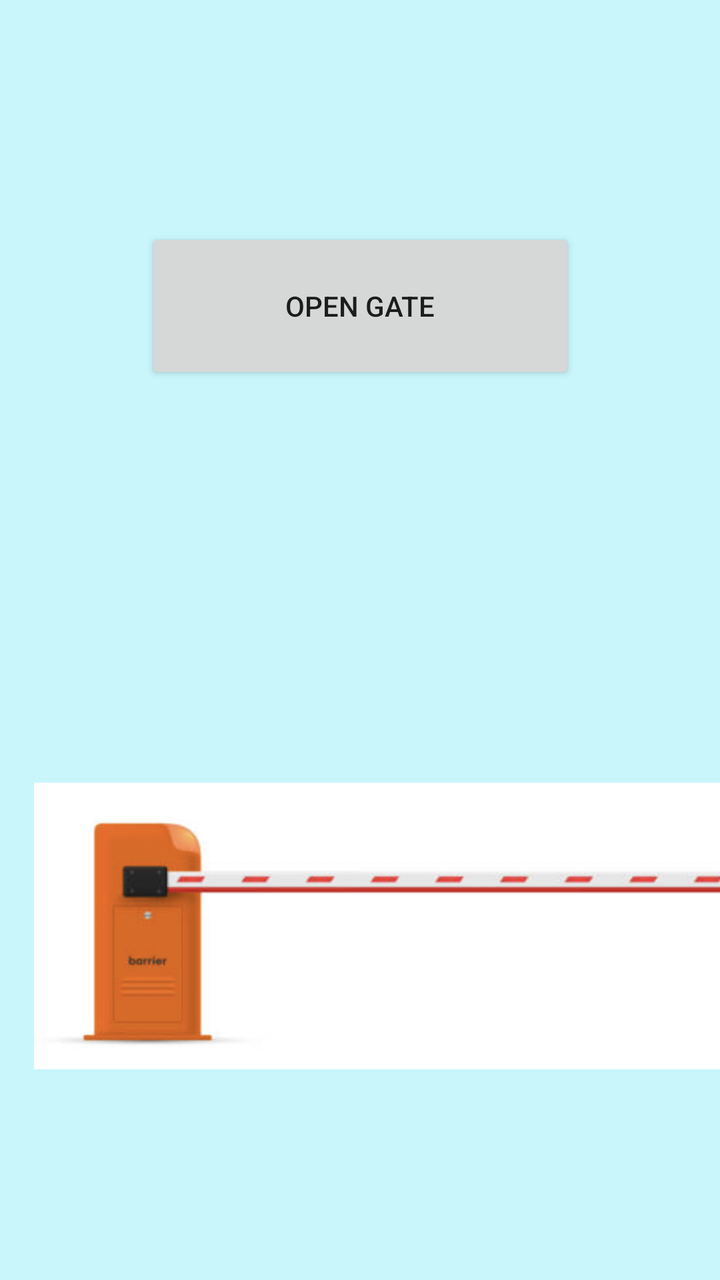
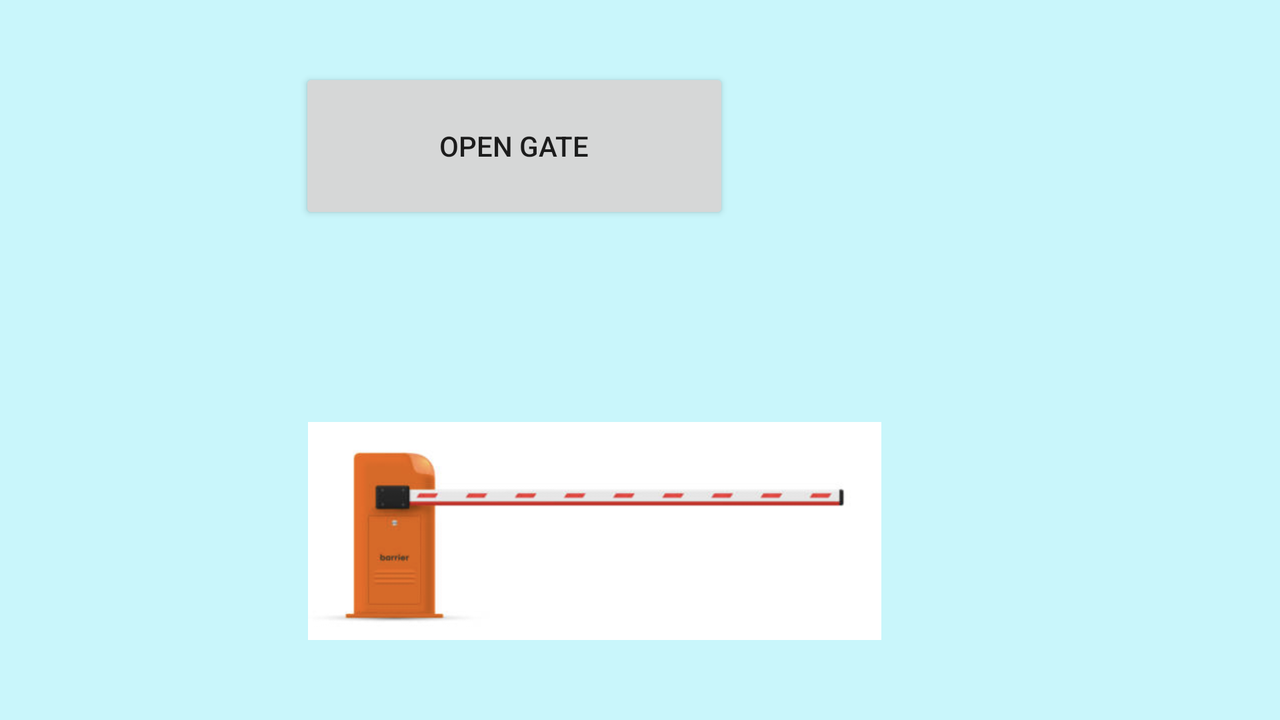

Two renders of one Android screen. The first uses the default layout on a phone; the second uses the alternative layout the repository ships for a different screen configuration, on a matching device. The two XML files are below.
<!-- AndroidManifest.xml: application theme Theme.AutomatedBarrierGate -->
<!-- res/layout/fragment_barrier_open_and_close.xml -->
<?xml version="1.0" encoding="utf-8"?>
<androidx.constraintlayout.widget.ConstraintLayout xmlns:android="http://schemas.android.com/apk/res/android"
    xmlns:app="http://schemas.android.com/apk/res-auto"
    xmlns:tools="http://schemas.android.com/tools"
    android:layout_width="match_parent"
    android:layout_height="match_parent"
    android:background="#C9F6FB"
    tools:context=".BarrierOpenAndClose">

    


    <TextView
        android:id="@+id/textView3"
        android:layout_width="168dp"
        android:layout_height="39dp"
        android:layout_marginStart="96dp"
        android:layout_marginTop="276dp"
        android:layout_marginEnd="147dp"
        android:layout_marginBottom="416dp"
        android:text="@string/entry_vehicle_not_detected"
        android:textColor="#546E7A"
        app:layout_constraintBottom_toBottomOf="parent"
        app:layout_constraintEnd_toEndOf="parent"
        app:layout_constraintStart_toStartOf="parent"
        app:layout_constraintTop_toTopOf="parent"
        tools:ignore="TextSizeCheck" />

    <TextView
        android:id="@+id/textView2"
        android:layout_width="168dp"
        android:layout_height="39dp"
        android:layout_marginStart="96dp"
        android:layout_marginTop="344dp"
        android:layout_marginEnd="147dp"
        android:layout_marginBottom="348dp"
        android:text="@string/exit_vehicle_not_detected"
        android:textColor="#546E7A"
        app:layout_constraintBottom_toBottomOf="parent"
        app:layout_constraintEnd_toEndOf="parent"
        app:layout_constraintStart_toStartOf="parent"
        app:layout_constraintTop_toTopOf="parent"
        tools:ignore="TextSizeCheck" />

    <Button
        android:id="@+id/button2"
        android:layout_width="215dp"
        android:layout_height="78dp"
        android:text="@string/open_gate"
        app:layout_constraintBottom_toBottomOf="parent"
        app:layout_constraintEnd_toEndOf="parent"
        app:layout_constraintStart_toStartOf="parent"
        app:layout_constraintTop_toTopOf="parent"
        app:layout_constraintVertical_bias="0.203" />

    <ImageView
        android:id="@+id/imageView4"
        android:layout_width="377dp"
        android:layout_height="264dp"
        android:layout_marginStart="17dp"
        android:layout_marginTop="422dp"
        android:layout_marginEnd="17dp"
        android:layout_marginBottom="45dp"
        android:src="@drawable/screenshot_2023_07_23_at_10_17_22_pm"
        app:layout_constraintBottom_toBottomOf="parent"
        app:layout_constraintEnd_toEndOf="parent"
        app:layout_constraintHorizontal_bias="0.0"
        app:layout_constraintStart_toStartOf="parent"
        app:layout_constraintTop_toTopOf="parent"
        app:layout_constraintVertical_bias="1.0"
        android:contentDescription="@string/todo" />
</androidx.constraintlayout.widget.ConstraintLayout>
<!-- resources referenced by this layout -->
<resources>
  <!-- drawable screenshot_2023_07_23_at_10_17_22_pm: png bitmap (drawable, 48322 bytes) -->
  <string name="entry_vehicle_not_detected">Entry: Vehicle not detected</string>
  <string name="exit_vehicle_not_detected">Exit: Vehicle not detected</string>
  <string name="open_gate">Open Gate</string>
  <string name="todo">TODO</string>
  <style name="Theme.AutomatedBarrierGate" parent="Theme.MaterialComponents.DayNight.DarkActionBar">
          
          <item name="colorPrimary">@color/purple_500</item>
          <item name="android:windowIsTranslucent">true</item>
  
  
  
           <item name="colorPrimaryVariant">@color/purple_700</item>
           <item name="colorOnPrimary">@color/white</item>
           
          <item name="colorSecondary">@color/teal_200</item>
          <item name="colorSecondaryVariant">@color/teal_700</item>
          <item name="colorOnSecondary">@color/black</item>
          
          <item name="android:statusBarColor">?attr/colorPrimaryVariant</item>
          
      </style>
</resources>
<!-- res/layout-land/fragment_barrier_open_and_close.xml (the author's variant of the layout above) -->
<!-- drawn on the phone turned sideways -->
<?xml version="1.0" encoding="utf-8"?>
<androidx.constraintlayout.widget.ConstraintLayout xmlns:android="http://schemas.android.com/apk/res/android"
    xmlns:app="http://schemas.android.com/apk/res-auto"
    xmlns:tools="http://schemas.android.com/tools"
    android:layout_width="match_parent"
    android:layout_height="match_parent"
    android:background="#C9F6FB"
    tools:context=".BarrierOpenAndClose">

    


    <TextView
        android:id="@+id/textView3"
        android:layout_width="168dp"
        android:layout_height="39dp"
        android:layout_marginStart="403dp"
        android:layout_marginTop="9dp"

        android:layout_marginEnd="366dp"
        android:layout_marginBottom="18dp"
        android:text="@string/entry_vehicle_not_detected"
        android:textColor="#546E7A"
        app:layout_constraintBottom_toTopOf="@+id/imageView4"
        app:layout_constraintEnd_toEndOf="parent"
        app:layout_constraintStart_toStartOf="parent"
        app:layout_constraintTop_toBottomOf="@+id/textView2"
        tools:ignore="TextSizeCheck" />

    <TextView
        android:id="@+id/textView2"
        android:layout_width="168dp"
        android:layout_height="39dp"
        android:layout_marginStart="403dp"
        android:layout_marginTop="51dp"

        android:layout_marginEnd="366dp"
        android:layout_marginBottom="7dp"
        android:text="@string/exit_vehicle_not_detected"
        android:textColor="#546E7A"
        app:layout_constraintBottom_toTopOf="@+id/textView3"
        app:layout_constraintEnd_toEndOf="parent"
        app:layout_constraintStart_toStartOf="parent"
        app:layout_constraintTop_toBottomOf="@+id/button2"
        tools:ignore="TextSizeCheck" />

    <ImageView
        android:id="@+id/imageView4"
        android:layout_width="364dp"
        android:layout_height="109dp"
        android:layout_marginStart="122dp"
        android:layout_marginTop="176dp"
        android:layout_marginEnd="167dp"
        android:layout_marginBottom="40dp"
        android:contentDescription="@string/todo"
        android:src="@drawable/screenshot_2023_07_23_at_10_17_22_pm"
        app:layout_constraintBottom_toBottomOf="parent"
        app:layout_constraintEnd_toEndOf="parent"
        app:layout_constraintHorizontal_bias="0.523"
        app:layout_constraintStart_toStartOf="parent"
        app:layout_constraintTop_toTopOf="parent"
        app:layout_constraintVertical_bias="1.0" />

    <Button
        android:id="@+id/button2"
        android:layout_width="215dp"
        android:layout_height="78dp"
        android:layout_marginStart="225dp"
        android:layout_marginTop="36dp"
        android:layout_marginEnd="291dp"
        android:layout_marginBottom="297dp"
        android:text="@string/open_gate"
        app:layout_constraintBottom_toBottomOf="parent"
        app:layout_constraintEnd_toEndOf="parent"
        app:layout_constraintHorizontal_bias="0.83"
        app:layout_constraintStart_toStartOf="parent"
        app:layout_constraintTop_toTopOf="parent"
        app:layout_constraintVertical_bias="0.044" />
</androidx.constraintlayout.widget.ConstraintLayout>
